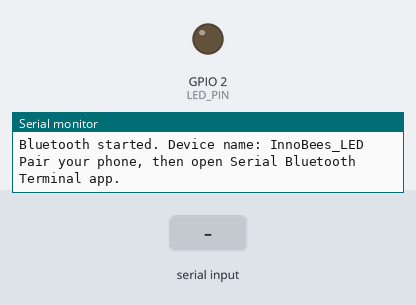
This sketch was run on a simulated ESP32. Parts: output pins drawn as LEDs (lit = HIGH), the last lines printed to the serial monitor. Dashed ring = blinking. Inputs (shaded band) come from the test bench. Nothing arrives over Bluetooth unless stated.

Above: at 1.2 s.
1.3 s: "b" received over the second serial link
At 1.45 s:
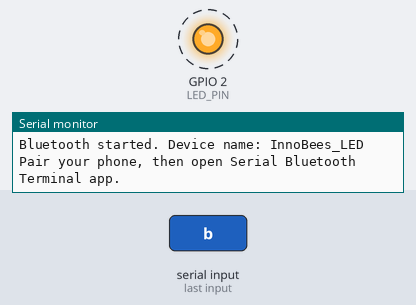
4.3 s: "1" received over the second serial link
At 4.8 s:
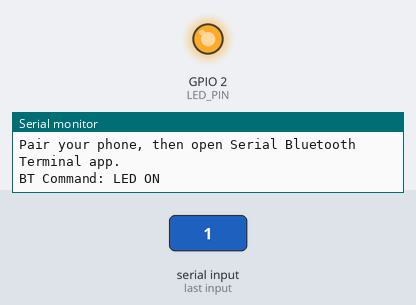
5.8 s: "B" received over the second serial link
At 8.2 s:
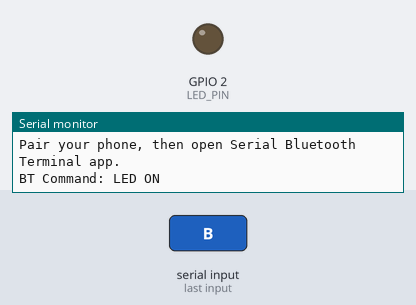
Timing chart, 0 to 9.7 s (numbered marks = the images above; inputs shaded):
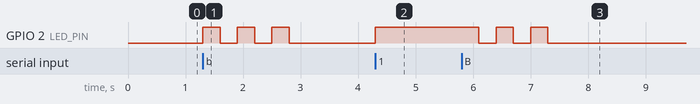

Measured:
- after the input at 1.3 s, GPIO 2 (LED_PIN): alternates HIGH for 0.30 s and LOW for 0.30 s, 6 changes in all, then stays LOW, starting at once
- after the input at 4.3 s, GPIO 2 (LED_PIN): LOW → HIGH at once
- after the input at 5.8 s, GPIO 2 (LED_PIN): alternates HIGH for 0.30 s and LOW for 0.30 s, 5 changes in all, then stays LOW, starting after 0.30 s

The sketch:

01_bluetooth_led.ino
```cpp
// InnoBees STEM Lab - ESP32 Bluetooth LED Control
// Built-in LED on GPIO 2 (most ESP32 boards)
// Phone app: "Serial Bluetooth Terminal" (Android)
// Commands: '1' = ON, '0' = OFF, 's' = status, 'b' = blink

#include "BluetoothSerial.h"

BluetoothSerial SerialBT;
const int LED_PIN = 2;

void setup() {
  pinMode(LED_PIN, OUTPUT);
  Serial.begin(115200);

  SerialBT.begin("InnoBees_LED");  // Bluetooth device name
  Serial.println("=== InnoBees Bluetooth LED Control ===");
  Serial.println("Bluetooth started. Device name: InnoBees_LED");
  Serial.println("Pair your phone, then open Serial Bluetooth Terminal app.");

  SerialBT.println("=== InnoBees LED Control ===");
  SerialBT.println("Commands:");
  SerialBT.println("  1 = LED ON");
  SerialBT.println("  0 = LED OFF");
  SerialBT.println("  b = Blink 3 times");
  SerialBT.println("  s = Status");
}

void loop() {
  if (SerialBT.available()) {
    char command = SerialBT.read();

    switch (command) {
      case '1':
        digitalWrite(LED_PIN, HIGH);
        SerialBT.println("LED: ON");
        Serial.println("BT Command: LED ON");
        break;

      case '0':
        digitalWrite(LED_PIN, LOW);
        SerialBT.println("LED: OFF");
        Serial.println("BT Command: LED OFF");
        break;

      case 'b':
      case 'B':
        SerialBT.println("Blinking 3 times...");
        for (int i = 0; i < 3; i++) {
          digitalWrite(LED_PIN, HIGH);
          delay(300);
          digitalWrite(LED_PIN, LOW);
          delay(300);
        }
        SerialBT.println("Blink complete.");
        break;

      case 's':
      case 'S':
        SerialBT.print("LED is currently: ");
        SerialBT.println(digitalRead(LED_PIN) ? "ON" : "OFF");
        break;
    }
  }
}
```
